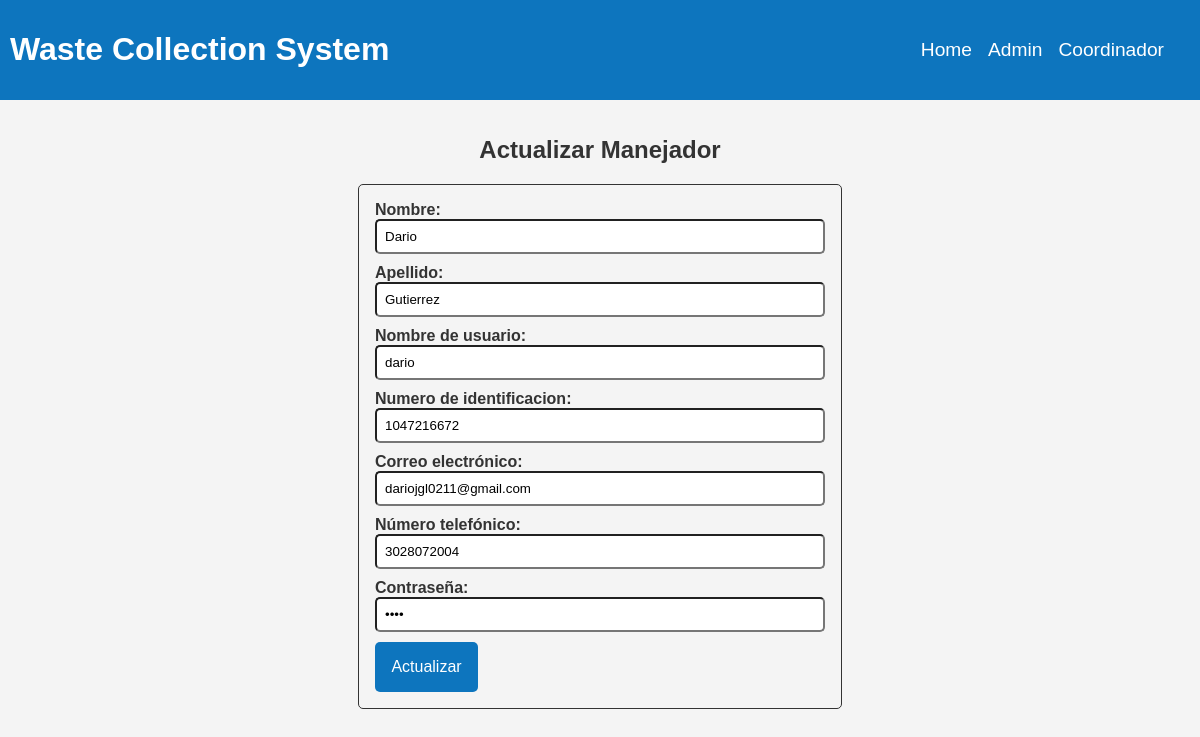
The page /manejador/actualizar/1 on the database its author committed.
### tables this page shows
CREATE TABLE MANEJADORES (
            ID INTEGER PRIMARY KEY AUTOINCREMENT,
            NOMBRE TEXT,
            APELLIDO TEXT NOT NULL,
            USERNAME TEXT NOT NULL,
            NUM_ID TEXT NOT NULL,
            CORREO TEXT,
            TELEFONO TEXT NOT NULL,
            CONTRASEÑA TEXT
        );

### app/app.py (the view, shortened to what this page needs)
@app.route("/manejador/actualizar/<int:id>", methods=["GET", "POST"])
def actualizar_manejador(id):
    conn = sqlite3.connect('instance/WCS.db')
    cursor = conn.cursor()
    cursor.execute('SELECT * FROM MANEJADORES WHERE ID = ?', (id,))
    registro = cursor.fetchone()
    conn.close()
    return render_template("manejador/update.html", registro=registro)

### app/templates/manejador/update.html (shortened to what this page needs)
{% extends 'base.html' %}
{% block content %}
<div class="register_div">
    <h2>Actualizar Manejador</h2>
    <form method="post" action="{{ url_for('actualizar_manejador', id=registro[0]) }}">
        <div class="form-group">
            <label for="nombre">Nombre:</label>
            <input type="text" class="form-control" id="nombre" name="nombre" value="{{ registro[1] }}" required>
        </div>
        <div class="form-group">
            <label for="apellido">Apellido:</label>
            <input type="text" class="form-control" id="apellido" name="apellido" value="{{ registro[2] }}" required>
        </div>
        <div class="form-group">
            <label for="username">Nombre de usuario:</label>
            <input type="text" class="form-control" id="username" name="username" value="{{ registro[3] }}" required>
        </div>
        <div class="form-group">
            <label for="num_id">Numero de identificacion:</label>
            <input type="text" class="form-control" id="num_id" name="num_id" value="{{ registro[4] }}" required>
        </div>
        <div class="form-group">
            <label for="correo">Correo electrónico:</label>
            <input type="email" class="form-control" id="correo" name="correo" value="{{ registro[5] }}">
        </div>
        <div class="form-group">
            <label for="telefono">Número telefónico:</label>
            <input type="tel" class="form-control" id="telefono" name="telefono" pattern="[0-9]{10}"
                placeholder="Ingrese un número de 10 dígitos" value="{{ registro[6] }}" required>
        </div>
        <div class="form-group">
            <label for="contraseña">Contraseña:</label>
            <input type="password" class="form-control" id="contraseña" name="contraseña" value="{{ registro[7] }}"
                required>
        </div>
        <button type="submit" class="btn btn-primary">Actualizar</button>
    </form>
</div>
{% endblock %}

### app/static/css/style.css (style rules this page uses)
body { font-family: "Arial", sans-serif; margin: 0; padding: 0; background-color: #f4f4f4; color: #333; }
.btn { background-color: #0d75be; color: #fff; border: none; padding: 10px; border-radius: 5px; cursor: pointer; font-size: 1rem; transition: all 0.3s ease-in-out; }
.btn { font-size: 1rem; text-decoration: none; text-align: center; padding: 1.025rem; }
.register_div { display: flex; justify-content: center; align-items: center; flex-direction: column; margin-top: 1rem; }
.register_div form { border: 1px solid #333; border-radius: 5px; text-decoration: none; font-weight: bold; width: 450px; transition: all 0.3s ease-in-out; padding: 1rem; align-items: center; margin-bottom: 1rem; }
.register_div input { padding: 8px; width: calc(100% - 20px); border-radius: 5px; margin-bottom: 10px; }

### rows shown on the page
MANEJADORES: nombre "Dario", apellido "Gutierrez", username "dario", num_id "1047216672", correo "dariojgl0211@gmail.com", telefono "3028072004"
